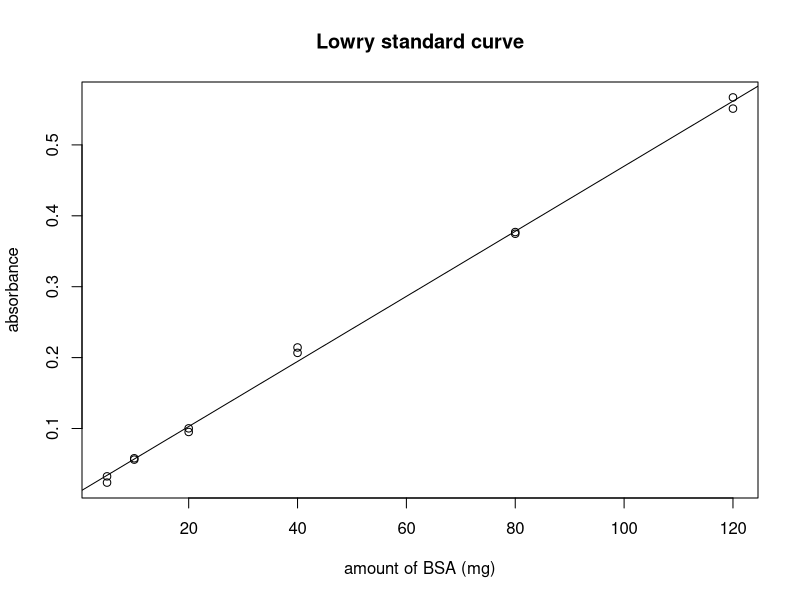

This chart was generated by the following R code:
library(dplyr)

# How to run:
# Enter your sample/BSA absorbances in the indicated area 
# Ctl-A --> Run


# Calculate standard curve:
x <- c(5, 
       5, 
       10, 
       10, 
       20, 
       20, 
       40, 
       40, 
       80, 
       80, 
       120, 
       120)

# Enter the BSA absorbances here
y <- c(0.0325, 
       0.0237, 
       0.0580, 
       0.0561, 
       0.1002, 
       0.0951, 
       0.2143, 
       0.2067, 
       0.3771, 
       0.3747, 
       0.5670, 
       0.5512)

# Alert when R^2 too low
if (summary(lm(y~x))$r.squared <= 0.95) {
  stop("$R^2$ value too low! Be aware!!")
} else{
  cat("R squared value is", summary(lm(y~x))$r.squared)
}

# Get slope and intercepts
mod_coef <- coef(lm(y~x))
intercept <- mod_coef[1]
slope <- mod_coef[2]

# Plot
plot(y ~ x, 
     xlab = "amount of BSA (mg)", 
     ylab = "absorbance", 
     main = "Lowry standard curve")
abline(a = intercept, b = slope)

# Enter your sample absorbances here, organized in (5 uL, 5 uL, 10 uL)
sample_absorbances = c(0.0435, 
                       0.0502, 
                       0.0563, 
                       0.0098, 
                       0.0106, 
                       0.0181, 
                       0.0343, 
                       0.0262, 
                       0.0460, 
                       0.0348, 
                       0.0328, 
                       0.0698, 
                       0.0387, 
                       0.0355, 
                       0.0710)

sample_count = length(sample_absorbances)/3


# This calculates the concentrations of protein (in mg/mL) in each sample
concentration_function <- function(absorbance) {
  amount <- (absorbance - intercept) / slope
  volumes =c(5, 5, 10) # Change this if you loaded a different amount of samples
  conc <- amount/volumes
  return(conc)
}

sample_concentrations <- concentration_function(sample_absorbances)


# This constructs a viewer-friendly table
conc_table <- matrix(data = sample_concentrations, 
                     nrow = sample_count, # Change this if you have n samples
                     byrow = TRUE)

conc_table <- cbind(conc_table, 
                    avg = c(rowMeans(conc_table, 
                                     na.rm = TRUE))) %>% as.data.frame()

View(conc_table)


# Do the following if you want to export the data:

# write.csv(conc_table, file = "C2C12 P6D0 0222.csv")
